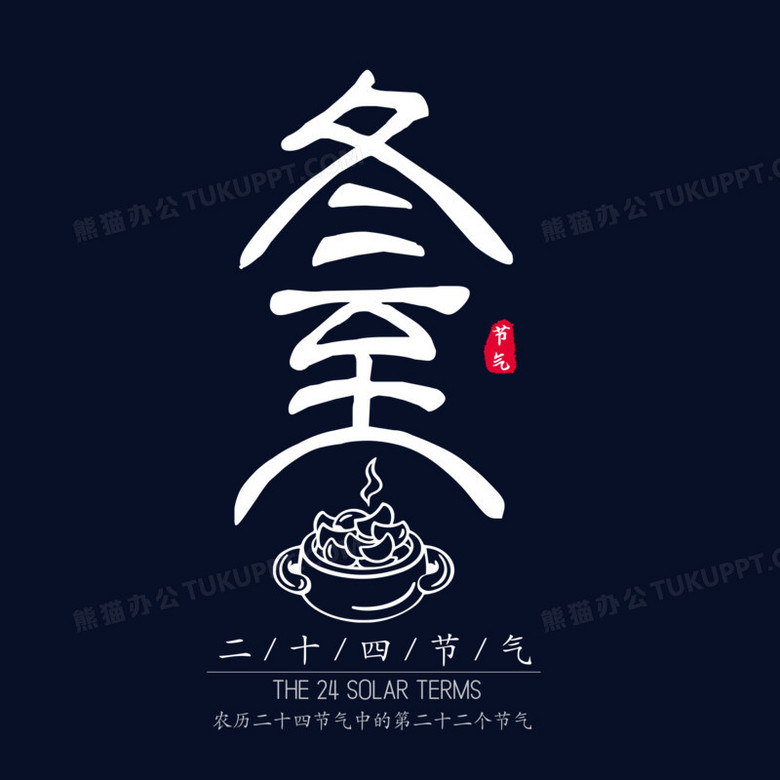
#> input picture 人工智能/OpenCV/代码/img/26-2.png, 780 x 780 px
$ python '27-形态操作.py'
#> lines starting #> are read from the running program, lines starting #| are printed output that depends on the picture
import cv2  # 安装 pip install opencv-contrib-python   大小:42.5M1-openvc 安装与图片显示.py 中文名 计算机视觉
import numpy as np # 安装 pip install numpy
import matplotlib.pyplot as plt #安装 pip install matplotlib


# pypi 下载地址 https://pypi.org/project/opencv-contrib-python/#files
# 文档地址 https://opencv.apachecn.org/#/

# https://github.com/opencv/opencv  opencv 地址
# https://github.com/opencv/opencv/tree/4.x/data/haarcascades  人脸特征地址
# https://raw.iqiq.io/opencv/opencv/4.x/data/haarcascades/haarcascade_frontalface_alt.xml 人脸特征下载地址,人脸特征有很多种,下载一个测试就可以了

# 开运算:先进行腐蚀,然后进行膨胀

img = cv2.imread('./img/26-2.png',flags=cv2.IMREAD_GRAYSCALE)  # IMREAD_GRAYSCALE 黑白图片,要求字白色,背景黑色,效果明显
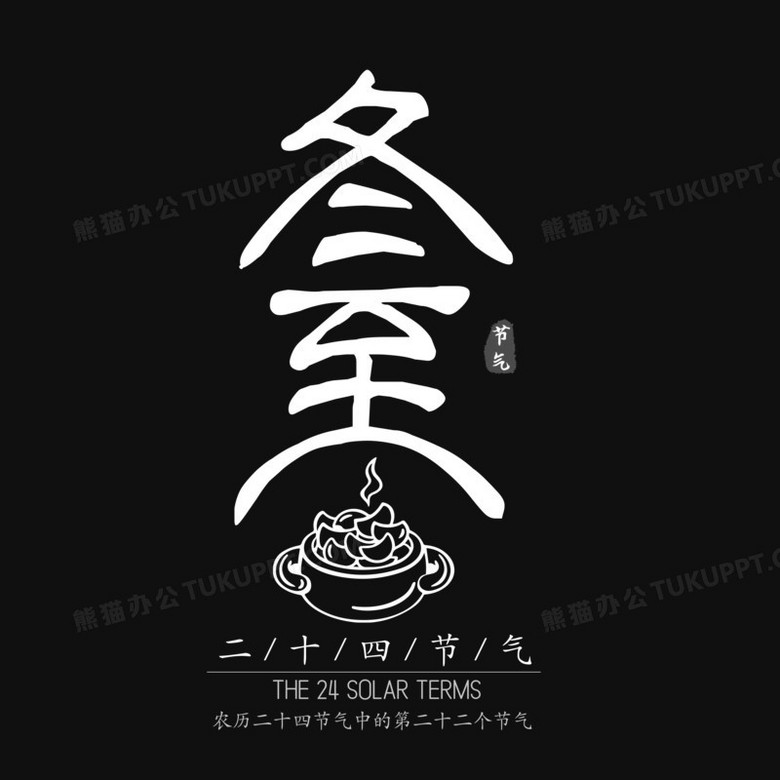
#> img: shape (780, 780); min 0, max 255, mean 31.3
kernel=np.ones(shape=[5,5],dtype=np.uint8) #壳 [5,5] 越大 腐蚀越多
result=cv2.morphologyEx(img,cv2.MORPH_OPEN,kernel=kernel,iterations=1)  #开运算
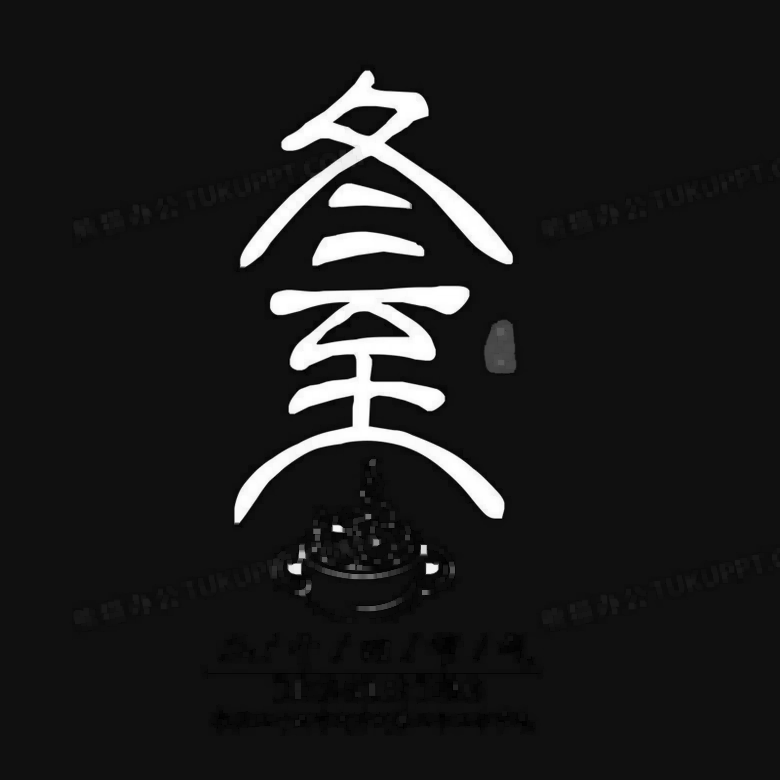
#> result: shape (780, 780); min 0, max 255, mean 27.9

cv2.imshow( 'lena' , img )
cv2.imshow( 'img3' , result ) #噪声去掉后的还原


# 闭运算:先膨胀在腐蚀,经常被用来填充前景物体中的小洞或小黑点
# 开运算:清除物体外的点,闭运算:清除物体内的点


# cv2.waitKey()  # 等待键盘输入,任意输入,触发这个代码,窗口消失
key = cv2.waitKey(0 )  # 等待键盘输入,0 表示无限等待,1000ms=1s 后自动消失
#> (key Esc is pressed here)


cv2.destroyAllWindows()  # 销毁内存,释放内存

$ run again, with 人工智能/OpenCV/代码/img/11-1.png copied over 人工智能/OpenCV/代码/img/26-2.png
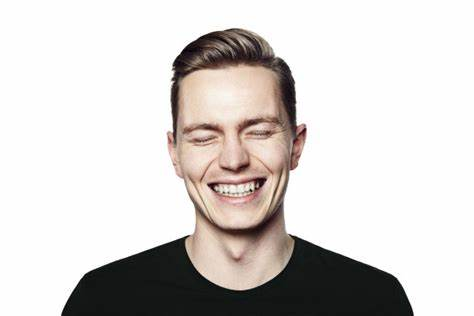
#> input picture 人工智能/OpenCV/代码/img/11-1.png, 474 x 316 px
#> `img = cv2.imread('./img/26-2.png',flags=cv2.IMREAD_GRAYSCALE)`:
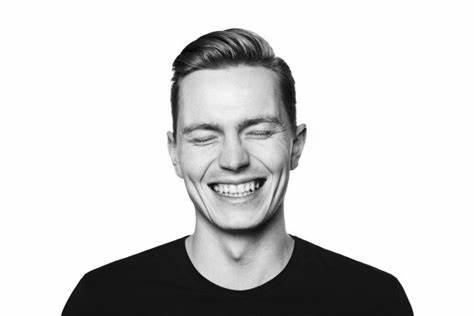
#> img: shape (316, 474); min 0, max 255, mean 209.7

$ run again, with 人工智能/OpenCV/代码/img/11-3.png copied over 人工智能/OpenCV/代码/img/26-2.png
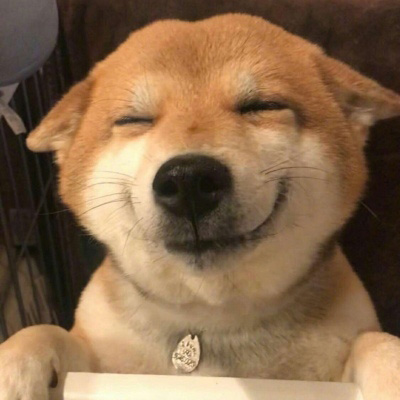
#> input picture 人工智能/OpenCV/代码/img/11-3.png, 400 x 400 px
#> `img = cv2.imread('./img/26-2.png',flags=cv2.IMREAD_GRAYSCALE)`:
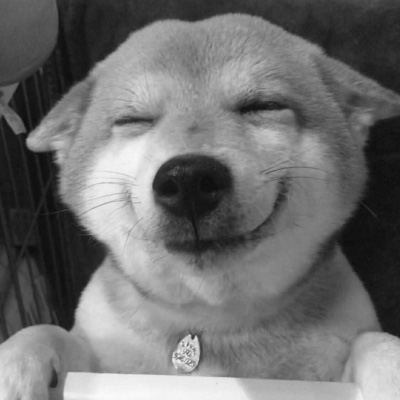
#> img: shape (400, 400); min 10, max 251, mean 111.1
